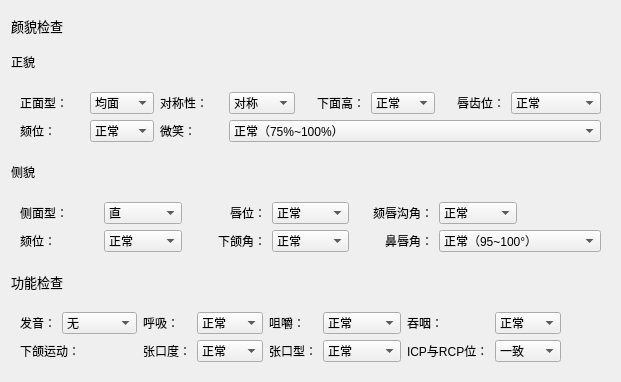
           <widget class="QWidget" name="widget_Examine" native="true">
            <layout class="QGridLayout" name="gridLayout_11">
             <item row="5" column="0">
              <widget class="QLabel" name="label_51">
               <property name="minimumSize">
                <size>
                 <width>0</width>
                 <height>30</height>
                </size>
               </property>
               <property name="maximumSize">
                <size>
                 <width>16777215</width>
                 <height>30</height>
                </size>
               </property>
               <property name="font">
                <font>
                 <family>黑体</family>
                 <pointsize>10</pointsize>
                </font>
               </property>
               <property name="text">
                <string>功能检查</string>
               </property>
              </widget>
             </item>
             <item row="2" column="0">
              <widget class="QWidget" name="widget_16" native="true">
               <layout class="QGridLayout" name="gridLayout_13">
                <item row="0" column="7">
                 <widget class="QComboBox" name="comboBox_front_lips">
                  <item>
                   <property name="text">
                    <string>正常</string>
                   </property>
                  </item>
                  <item>
                   <property name="text">
                    <string>唇闭合不全</string>
                   </property>
                  </item>
                 </widget>
                </item>
                <item row="0" column="4">
                 <widget class="QLabel" name="label_43">
                  <property name="minimumSize">
                   <size>
                    <width>60</width>
                    <height>0</height>
                   </size>
                  </property>
                  <property name="maximumSize">
                   <size>
                    <width>5646</width>
                    <height>16777215</height>
                   </size>
                  </property>
                  <property name="text">
                   <string>下面高：</string>
                  </property>
                  <property name="alignment">
                   <set>Qt::AlignRight|Qt::AlignTrailing|Qt::AlignVCenter</set>
                  </property>
                 </widget>
                </item>
                <item row="1" column="1">
                 <widget class="QComboBox" name="comboBox_front_Chin">
                  <item>
                   <property name="text">
                    <string>正常</string>
                   </property>
                  </item>
                  <item>
                   <property name="text">
                    <string>偏右</string>
                   </property>
                  </item>
                  <item>
                   <property name="text">
                    <string>偏左</string>
                   </property>
                  </item>
                 </widget>
                </item>
                <item row="1" column="0">
                 <widget class="QLabel" name="label_44">
                  <property name="text">
                   <string>颏位：</string>
                  </property>
                 </widget>
                </item>
                <item row="0" column="0">
                 <widget class="QLabel" name="label_45">
                  <property name="minimumSize">
                   <size>
                    <width>60</width>
                    <height>0</height>
                   </size>
                  </property>
                  <property name="maximumSize">
                   <size>
                    <width>5646</width>
                    <height>16777215</height>
                   </size>
                  </property>
                  <property name="text">
                   <string>正面型：</string>
                  </property>
                 </widget>
                </item>
                <item row="0" column="2">
                 <widget class="QLabel" name="label_46">
                  <property name="minimumSize">
                   <size>
                    <width>60</width>
                    <height>0</height>
                   </size>
                  </property>
                  <property name="maximumSize">
                   <size>
                    <width>5646</width>
                    <height>16777215</height>
                   </size>
                  </property>
                  <property name="text">
                   <string>对称性：</string>
                  </property>
                 </widget>
                </item>
                <item row="0" column="5">
                 <widget class="QComboBox" name="comboBox_front_Ans_Me">
                  <item>
                   <property name="text">
                    <string>正常</string>
                   </property>
                  </item>
                  <item>
                   <property name="text">
                    <string>长</string>
                   </property>
                  </item>
                  <item>
                   <property name="text">
                    <string>短</string>
                   </property>
                  </item>
                 </widget>
                </item>
                <item row="0" column="6">
                 <widget class="QLabel" name="label_47">
                  <property name="text">
                   <string>唇齿位：</string>
                  </property>
                  <property name="alignment">
                   <set>Qt::AlignRight|Qt::AlignTrailing|Qt::AlignVCenter</set>
                  </property>
                 </widget>
                </item>
                <item row="1" column="2">
                 <widget class="QLabel" name="label_48">
                  <property name="text">
                   <string>微笑：</string>
                  </property>
                 </widget>
                </item>
                <item row="0" column="1">
                 <widget class="QComboBox" name="comboBox_front">
                  <item>
                   <property name="text">
                    <string>均面</string>
                   </property>
                  </item>
                  <item>
                   <property name="text">
                    <string>短面</string>
                   </property>
                  </item>
                  <item>
                   <property name="text">
                    <string>长面</string>
                   </property>
                  </item>
                 </widget>
                </item>
                <item row="0" column="3">
                 <widget class="QComboBox" name="comboBox_front_symmetry">
                  <item>
                   <property name="text">
                    <string>对称</string>
                   </property>
                  </item>
                  <item>
                   <property name="text">
                    <string>不对称</string>
                   </property>
                  </item>
                 </widget>
                </item>
                <item row="1" column="3" colspan="5">
                 <widget class="QComboBox" name="comboBox_front_smile">
                  <item>
                   <property name="text">
                    <string>正常（75%~100%）</string>
                   </property>
                  </item>
                  <item>
                   <property name="text">
                    <string>高笑线（100%前牙临床牙冠）</string>
                   </property>
                  </item>
                  <item>
                   <property name="text">
                    <string>低笑线（0~75%）</string>
                   </property>
                  </item>
                  <item>
                   <property name="text">
                    <string>露龈笑I类（长面型，上颌骨过度生长）</string>
                   </property>
                  </item>
                  <item>
                   <property name="text">
                    <string>露龈笑II类（上唇短/唇收缩功能亢进，上颌骨生长正常）</string>
                   </property>
                  </item>
                 </widget>
                </item>
               </layout>
              </widget>
             </item>
             <item row="4" column="0">
              <widget class="QWidget" name="widget_17" native="true">
               <layout class="QGridLayout" name="gridLayout_14">
                <item row="1" column="3">
                 <widget class="QComboBox" name="comboBox_side_mandible">
                  <item>
                   <property name="text">
                    <string>正常</string>
                   </property>
                  </item>
                  <item>
                   <property name="text">
                    <string>大</string>
                   </property>
                  </item>
                  <item>
                   <property name="text">
                    <string>小</string>
                   </property>
                  </item>
                 </widget>
                </item>
                <item row="0" column="4">
                 <widget class="QLabel" name="label_57">
                  <property name="text">
                   <string>颏唇沟角：</string>
                  </property>
                  <property name="alignment">
                   <set>Qt::AlignRight|Qt::AlignTrailing|Qt::AlignVCenter</set>
                  </property>
                 </widget>
                </item>
                <item row="0" column="2">
                 <widget class="QLabel" name="label_49">
                  <property name="minimumSize">
                   <size>
                    <width>60</width>
                    <height>0</height>
                   </size>
                  </property>
                  <property name="maximumSize">
                   <size>
                    <width>5646</width>
                    <height>16777215</height>
                   </size>
                  </property>
                  <property name="text">
                   <string>唇位：</string>
                  </property>
                  <property name="alignment">
                   <set>Qt::AlignRight|Qt::AlignTrailing|Qt::AlignVCenter</set>
                  </property>
                 </widget>
                </item>
                <item row="1" column="1">
                 <widget class="QComboBox" name="comboBox_side_Chin">
                  <item>
                   <property name="text">
                    <string>正常</string>
                   </property>
                  </item>
                  <item>
                   <property name="text">
                    <string>前</string>
                   </property>
                  </item>
                  <item>
                   <property name="text">
                    <string>后</string>
                   </property>
                  </item>
                 </widget>
                </item>
                <item row="0" column="3">
                 <widget class="QComboBox" name="comboBox_side_lips">
                  <item>
                   <property name="text">
                    <string>正常</string>
                   </property>
                  </item>
                  <item>
                   <property name="text">
                    <string>前</string>
                   </property>
                  </item>
                  <item>
                   <property name="text">
                    <string>后</string>
                   </property>
                  </item>
                 </widget>
                </item>
                <item row="0" column="0">
                 <widget class="QLabel" name="label_55">
                  <property name="minimumSize">
                   <size>
                    <width>60</width>
                    <height>0</height>
                   </size>
                  </property>
                  <property name="maximumSize">
                   <size>
                    <width>5646</width>
                    <height>16777215</height>
                   </size>
                  </property>
                  <property name="text">
                   <string>侧面型：</string>
                  </property>
                 </widget>
                </item>
                <item row="1" column="4">
                 <widget class="QLabel" name="label_56">
                  <property name="minimumSize">
                   <size>
                    <width>60</width>
                    <height>0</height>
                   </size>
                  </property>
                  <property name="maximumSize">
                   <size>
                    <width>5646</width>
                    <height>16777215</height>
                   </size>
                  </property>
                  <property name="text">
                   <string>鼻唇角：</string>
                  </property>
                  <property name="alignment">
                   <set>Qt::AlignRight|Qt::AlignTrailing|Qt::AlignVCenter</set>
                  </property>
                 </widget>
                </item>
                <item row="1" column="2">
                 <widget class="QLabel" name="label_58">
                  <property name="text">
                   <string>下颌角：</string>
                  </property>
                  <property name="alignment">
                   <set>Qt::AlignRight|Qt::AlignTrailing|Qt::AlignVCenter</set>
                  </property>
                 </widget>
                </item>
                <item row="1" column="0">
                 <widget class="QLabel" name="label_54">
                  <property name="text">
                   <string>颏位：</string>
                  </property>
                 </widget>
                </item>
                <item row="0" column="1">
                 <widget class="QComboBox" name="comboBox_side">
                  <item>
                   <property name="text">
                    <string>直</string>
                   </property>
                  </item>
                  <item>
                   <property name="text">
                    <string>凹</string>
                   </property>
                  </item>
                  <item>
                   <property name="text">
                    <string>凸</string>
                   </property>
                  </item>
                 </widget>
                </item>
                <item row="1" column="5" colspan="2">
                 <widget class="QComboBox" name="comboBox_side_nasolabial">
                  <item>
                   <property name="text">
                    <string>正常（95~100°）</string>
                   </property>
                  </item>
                  <item>
                   <property name="text">
                    <string>大</string>
                   </property>
                  </item>
                  <item>
                   <property name="text">
                    <string>小</string>
                   </property>
                  </item>
                 </widget>
                </item>
                <item row="0" column="5">
                 <widget class="QComboBox" name="comboBox_side_groove">
                  <item>
                   <property name="text">
                    <string>正常</string>
                   </property>
                  </item>
                  <item>
                   <property name="text">
                    <string>浅</string>
                   </property>
                  </item>
                  <item>
                   <property name="text">
                    <string>深</string>
                   </property>
                  </item>
                 </widget>
                </item>
               </layout>
              </widget>
             </item>
             <item row="3" column="0">
              <widget class="QLabel" name="label_53">
               <property name="minimumSize">
                <size>
                 <width>0</width>
                 <height>30</height>
                </size>
               </property>
               <property name="maximumSize">
                <size>
                 <width>16777215</width>
                 <height>30</height>
                </size>
               </property>
               <property name="font">
                <font>
                 <family>黑体</family>
                 <pointsize>9</pointsize>
                </font>
               </property>
               <property name="text">
                <string>侧貌</string>
               </property>
              </widget>
             </item>
             <item row="1" column="0">
              <widget class="QLabel" name="label_52">
               <property name="minimumSize">
                <size>
                 <width>0</width>
                 <height>30</height>
                </size>
               </property>
               <property name="maximumSize">
                <size>
                 <width>16777215</width>
                 <height>30</height>
                </size>
               </property>
               <property name="font">
                <font>
                 <family>黑体</family>
                 <pointsize>9</pointsize>
                </font>
               </property>
               <property name="text">
                <string>正貌</string>
               </property>
              </widget>
             </item>
             <item row="6" column="0">
              <widget class="QWidget" name="widget_15" native="true">
               <layout class="QGridLayout" name="gridLayout_12">
                <item row="1" column="12">
                 <spacer name="horizontalSpacer_16">
                  <property name="orientation">
                   <enum>Qt::Horizontal</enum>
                  </property>
                  <property name="sizeHint" stdset="0">
                   <size>
                    <width>40</width>
                    <height>20</height>
                   </size>
                  </property>
                 </spacer>
                </item>
                <item row="1" column="0">
                 <widget class="QLabel" name="label_38">
                  <property name="text">
                   <string>发音：</string>
                  </property>
                 </widget>
                </item>
                <item row="2" column="12">
                 <spacer name="horizontalSpacer_17">
                  <property name="orientation">
                   <enum>Qt::Horizontal</enum>
                  </property>
                  <property name="sizeHint" stdset="0">
                   <size>
                    <width>40</width>
                    <height>20</height>
                   </size>
                  </property>
                 </spacer>
                </item>
                <item row="1" column="1">
                 <widget class="QComboBox" name="comboBox_pronounce">
                  <item>
                   <property name="text">
                    <string>无</string>
                   </property>
                  </item>
                  <item>
                   <property name="text">
                    <string>s.z.</string>
                   </property>
                  </item>
                  <item>
                   <property name="text">
                    <string>f.v.</string>
                   </property>
                  </item>
                  <item>
                   <property name="text">
                    <string>th.sh.ch.</string>
                   </property>
                  </item>
                  <item>
                   <property name="text">
                    <string>t.d.</string>
                   </property>
                  </item>
                  <item>
                   <property name="text">
                    <string>l.n.</string>
                   </property>
                  </item>
                 </widget>
                </item>
                <item row="1" column="2">
                 <widget class="QLabel" name="label_41">
                  <property name="text">
                   <string>呼吸：</string>
                  </property>
                 </widget>
                </item>
                <item row="1" column="3">
                 <widget class="QComboBox" name="comboBox_breathe">
                  <item>
                   <property name="text">
                    <string>正常</string>
                   </property>
                  </item>
                  <item>
                   <property name="text">
                    <string>呼吸音</string>
                   </property>
                  </item>
                 </widget>
                </item>
                <item row="1" column="4">
                 <widget class="QLabel" name="label_42">
                  <property name="text">
                   <string>咀嚼：</string>
                  </property>
                 </widget>
                </item>
                <item row="1" column="6">
                 <widget class="QComboBox" name="comboBox_chew">
                  <item>
                   <property name="text">
                    <string>正常</string>
                   </property>
                  </item>
                  <item>
                   <property name="text">
                    <string>偏侧咀嚼</string>
                   </property>
                  </item>
                 </widget>
                </item>
                <item row="1" column="7">
                 <widget class="QLabel" name="label_40">
                  <property name="text">
                   <string>吞咽：</string>
                  </property>
                 </widget>
                </item>
                <item row="1" column="8">
                 <widget class="QComboBox" name="comboBox_swallow">
                  <item>
                   <property name="text">
                    <string>正常</string>
                   </property>
                  </item>
                  <item>
                   <property name="text">
                    <string>伸舌</string>
                   </property>
                  </item>
                 </widget>
                </item>
                <item row="2" column="3">
                 <widget class="QComboBox" name="comboBox_openingDegree">
                  <item>
                   <property name="text">
                    <string>正常</string>
                   </property>
                  </item>
                  <item>
                   <property name="text">
                    <string>受限</string>
                   </property>
                  </item>
                 </widget>
                </item>
                <item row="2" column="2">
                 <widget class="QLabel" name="label_39">
                  <property name="text">
                   <string>张口度：</string>
                  </property>
                 </widget>
                </item>
                <item row="2" column="0" colspan="2">
                 <widget class="QLabel" name="label_37">
                  <property name="text">
                   <string>下颌运动：</string>
                  </property>
                 </widget>
                </item>
                <item row="2" column="4">
                 <widget class="QLabel" name="label_59">
                  <property name="text">
                   <string>张口型：</string>
                  </property>
                 </widget>
                </item>
                <item row="2" column="6">
                 <widget class="QComboBox" name="comboBox_openingModel">
                  <item>
                   <property name="text">
                    <string>正常</string>
                   </property>
                  </item>
                  <item>
                   <property name="text">
                    <string>不正常</string>
                   </property>
                  </item>
                 </widget>
                </item>
                <item row="2" column="7">
                 <widget class="QLabel" name="label_60">
                  <property name="text">
                   <string>ICP与RCP位：</string>
                  </property>
                 </widget>
                </item>
                <item row="2" column="8">
                 <widget class="QComboBox" name="comboBox_ICP_RCP">
                  <item>
                   <property name="text">
                    <string>一致</string>
                   </property>
                  </item>
                  <item>
                   <property name="text">
                    <string>不一致</string>
                   </property>
                  </item>
                 </widget>
                </item>
               </layout>
              </widget>
             </item>
             <item row="0" column="0">
              <widget class="QLabel" name="label_50">
               <property name="minimumSize">
                <size>
                 <width>0</width>
                 <height>30</height>
                </size>
               </property>
               <property name="maximumSize">
                <size>
                 <width>16777215</width>
                 <height>30</height>
                </size>
               </property>
               <property name="font">
                <font>
                 <family>黑体</family>
                 <pointsize>10</pointsize>
                </font>
               </property>
               <property name="text">
                <string>颜貌检查</string>
               </property>
              </widget>
             </item>
            </layout>
           </widget>
